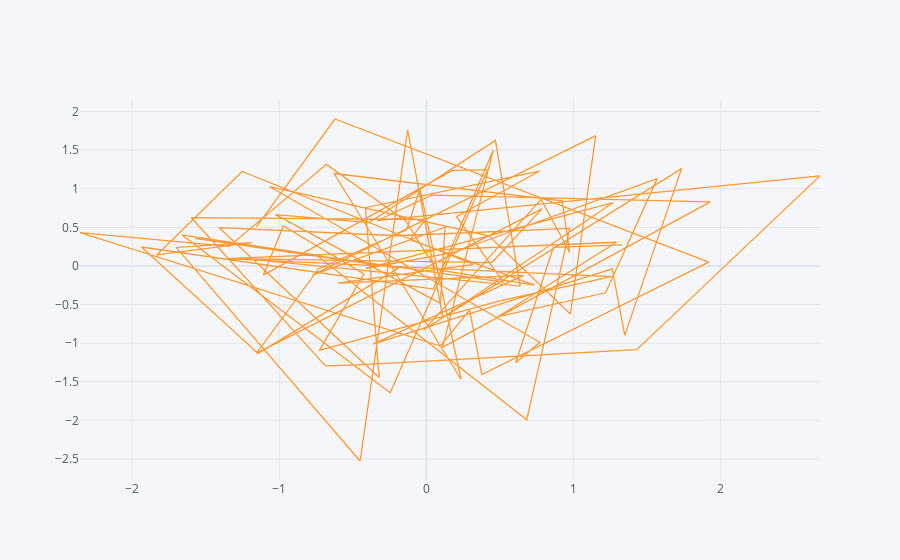

Notebook cell for this chart:
### Code cell
df.iplot(x = 'A' , y = 'B')
